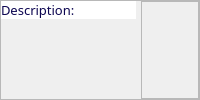
                 <widget class="QFrame" name="frame_17">
                  <property name="frameShape">
                   <enum>QFrame::StyledPanel</enum>
                  </property>
                  <property name="frameShadow">
                   <enum>QFrame::Raised</enum>
                  </property>
                  <layout class="QHBoxLayout" name="horizontalLayout_16">
                   <property name="spacing">
                    <number>5</number>
                   </property>
                   <property name="leftMargin">
                    <number>0</number>
                   </property>
                   <property name="topMargin">
                    <number>0</number>
                   </property>
                   <property name="rightMargin">
                    <number>0</number>
                   </property>
                   <property name="bottomMargin">
                    <number>0</number>
                   </property>
                   <item alignment="Qt::AlignTop">
                    <widget class="QLabel" name="label_9">
                     <property name="sizePolicy">
                      <sizepolicy hsizetype="Fixed" vsizetype="Preferred">
                       <horstretch>0</horstretch>
                       <verstretch>0</verstretch>
                      </sizepolicy>
                     </property>
                     <property name="minimumSize">
                      <size>
                       <width>135</width>
                       <height>0</height>
                      </size>
                     </property>
                     <property name="font">
                      <font>
                       <family>Noto Sans SemiBold</family>
                       <pointsize>10</pointsize>
                       <weight>7</weight>
                       <italic>false</italic>
                       <bold>false</bold>
                      </font>
                     </property>
                     <property name="styleSheet">
                      <string notr="true">color: #0C0550;
background-color: #fff;</string>
                     </property>
                     <property name="text">
                      <string>Description:</string>
                     </property>
                    </widget>
                   </item>
                   <item>
                    <widget class="QFrame" name="frame_6">
                     <property name="frameShape">
                      <enum>QFrame::StyledPanel</enum>
                     </property>
                     <property name="frameShadow">
                      <enum>QFrame::Raised</enum>
                     </property>
                     <layout class="QVBoxLayout" name="verticalLayout">
                      <property name="spacing">
                       <number>0</number>
                      </property>
                      <property name="leftMargin">
                       <number>0</number>
                      </property>
                      <property name="topMargin">
                       <number>0</number>
                      </property>
                      <property name="rightMargin">
                       <number>0</number>
                      </property>
                      <property name="bottomMargin">
                       <number>0</number>
                      </property>
                      <item>
                       <widget class="QLabel" name="description_label">
                        <property name="sizePolicy">
                         <sizepolicy hsizetype="Expanding" vsizetype="Preferred">
                          <horstretch>0</horstretch>
                          <verstretch>0</verstretch>
                         </sizepolicy>
                        </property>
                        <property name="font">
                         <font>
                          <family>Noto Sans</family>
                          <pointsize>10</pointsize>
                          <weight>50</weight>
                          <italic>false</italic>
                          <bold>false</bold>
                         </font>
                        </property>
                        <property name="styleSheet">
                         <string notr="true">font: 10pt &quot;Noto Sans&quot;;</string>
                        </property>
                        <property name="text">
                         <string/>
                        </property>
                        <property name="scaledContents">
                         <bool>false</bool>
                        </property>
                        <property name="wordWrap">
                         <bool>true</bool>
                        </property>
                       </widget>
                      </item>
                     </layout>
                    </widget>
                   </item>
                  </layout>
                 </widget>
